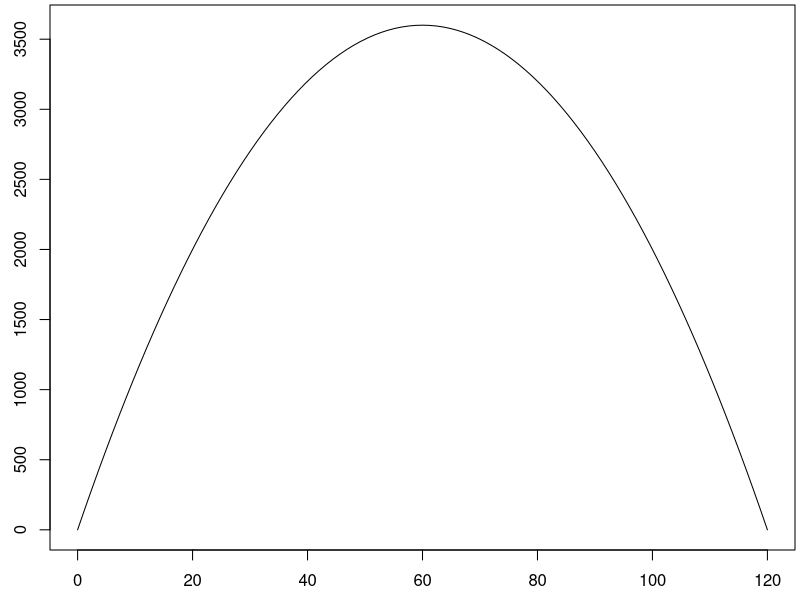
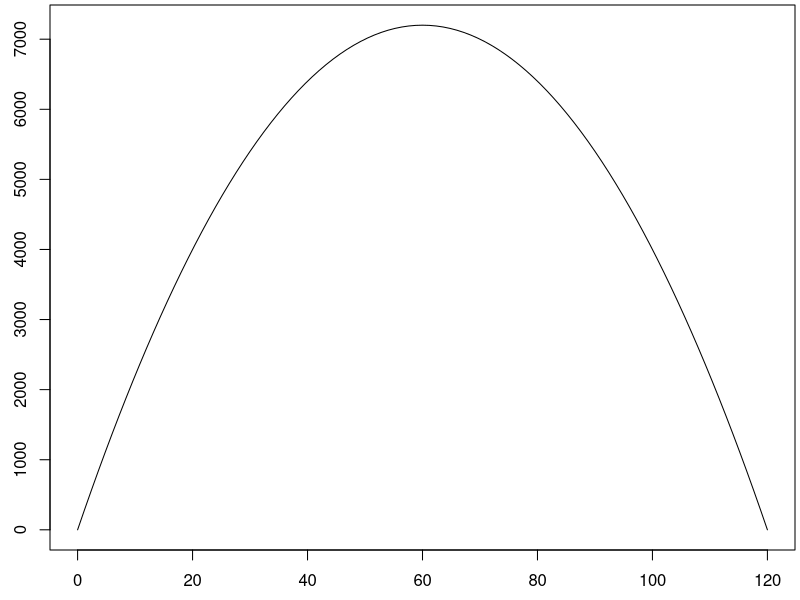
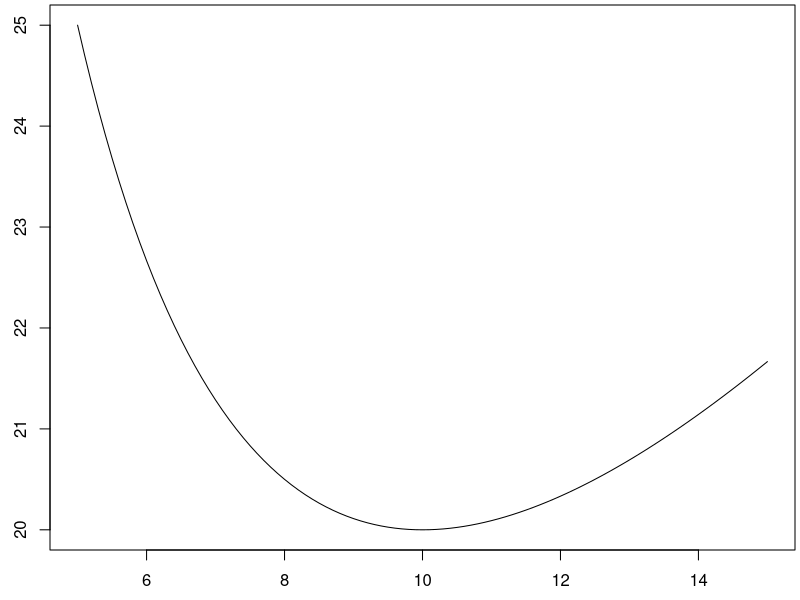
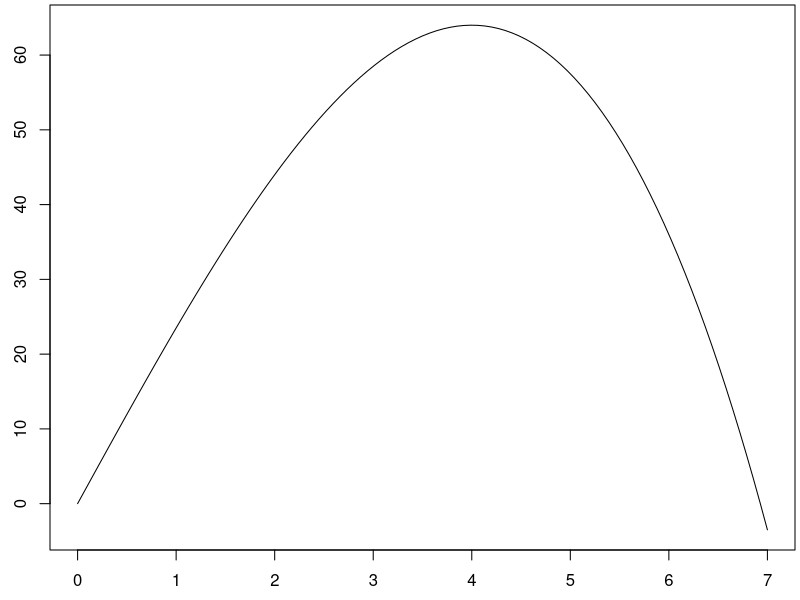

R code for these plots, in order:
my_plot <- function(f,left_bound,right_bound,gap = (right_bound-left_bound)/100, mar = c(2.5,2.5,0.25,0.25), type = "l",... ){
  x <- seq(left_bound,right_bound,gap)
  par(mar=mar)
  plot(x,f(x),type = type,...)
}
my_lines <- function(f,left_bound,right_bound,gap = (right_bound-left_bound)/100, type = "l",... ){
  x <- seq(left_bound,right_bound,gap)
  lines(x,f(x),type = type,...)
}

## Problem 1
f <- function(x){x*(120-x)}
Df <- function(x){120 - 2*x}
D2f <- function(x){-2}

my_plot(f,0,120)

uniroot(Df,c(0,120))$root
cv <- uniroot(Df,c(0,120))$root
Df(cv)
D2f(cv)
f(cv)



## Problem 2
f <- function(x){x*(240-2*x)}
Df <- function(x){240 - 4*x}
D2f <- function(x){-4}

my_plot(f,0,120)

uniroot(Df,c(0,120))$root
cv <- uniroot(Df,c(0,120))$root
Df(cv)
D2f(cv)
f(cv)

## Problem 3
f <- function(x){x+100/x}
Df <- function(x){1-100/x^2}
D2f <- function(x){200/x^3}

a <- 5
b <- 15
my_plot(f,a,b)

uniroot(Df,c(a,b))$root
cv <- uniroot(Df,c(a,b))$root
Df(cv)
D2f(cv)
f(cv)

## Problem 4
f <- function(x){24*x - 1/2*x^3}
Df <- function(x){24*1 -3/2*x^2}
D2f <- function(x){0-3*x}

a <- 0
b <- 7
my_plot(f,a,b)

uniroot(Df,c(a,b))$root
cv <- 4
Df(cv) #This should be zero.
D2f(cv) #This tells us the concavity
f(cv)
(48-cv^2)/(2*cv)
